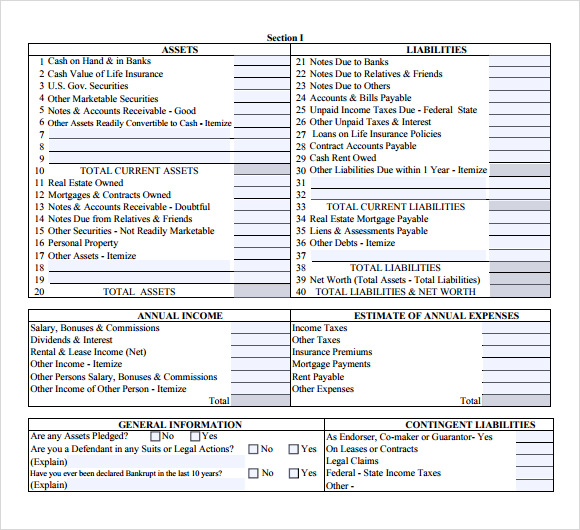
#> input picture Code/OpenCVExample/bank.jpg, 580 x 530 px
$ jupyter execute ocr.ipynb   (shell and % lines are left out)   (Python 2 division)
#> lines starting #> are read from the running program, lines starting #| are printed output that depends on the picture; after the words box and inside, x2 and y2 are one past the last pixel; in counts of white or black regions, pixels touching at a corner belong together
### openCV2 can be installed using the command 'sudo apt-get install opencv'.

[cell 1]
import matplotlib as plt
import numpy as np
import matplotlib.pyplot as plt
import cv2

## Functions used to deskew the images

[cell 2]
def orientationScore(image,skipStep = 10):
    totValue = 0
    for row in range(len(image)):
        rowVal = 0
        for col in range(0,len(image[0]),skipStep):
            rowVal += image[row][col]
        totValue += rowVal*rowVal
    return totValue


def findOrient(image,angleRange = 5,skipStep = 10):
    maxValue = -1
    maxRot  = 0
    imageRows, imageCols = image.shape
    accuracy = 0.1

    maxLen = angleRange*2*int(1/accuracy)
    #print maxLen
    for i in range(-1, maxLen):
        #rot = i
        rot = (round(i / 2 - 0.4) + 1) * ((-1) * (i % 2) + ((i + 1) % 2)) * 0.1
        #print rot
        # print("Rotation: ",rot,". i: ",i)
        M = cv2.getRotationMatrix2D((imageCols / 2, imageRows / 2), rot, 1)
        dst = cv2.warpAffine(image, M, (imageCols, imageRows), borderValue=(255, 255, 255))

        value = orientationScore(255-dst,skipStep = 10)
        if value>maxValue:
            maxValue = value
            maxRot = rot
        if int(maxLen/10)!=0 and i%int(maxLen/10)==0:
            print "Percentage complete: ", round(i*100.0/maxLen),"%. Current angle (degree): ",rot

    M = cv2.getRotationMatrix2D((imageCols / 2, imageRows / 2), maxRot, 1)
    dst = cv2.warpAffine(image, M, (imageCols, imageRows), borderValue=(255, 255, 255))

    print "The best angle was found at: ",maxRot, " degrees."
    return dst

## Input paramaters

[cell 3]
args = {}
args["output"] = ""
args["image"] = "bank.jpg"
args["rotationDegree"] = 1

## Read, deskew find columns on image

[cell 4]
# load the example image and convert it to grayscale
image = cv2.imread('bank.jpg')
#> image is the input picture: shape (530, 580, 3); mean B, G, R 233.4, 231.4, 230.8

gray = cv2.cvtColor(image, cv2.COLOR_BGR2GRAY)
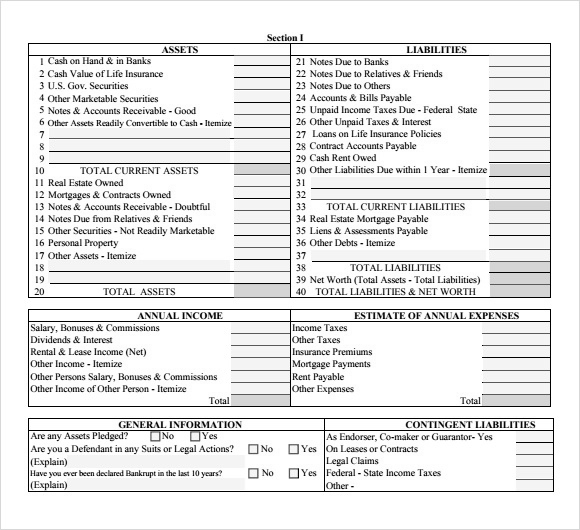
#> gray: shape (530, 580); min 0, max 255, mean 231.5
gray = cv2.threshold(gray, 0, 255, cv2.THRESH_BINARY | cv2.THRESH_OTSU)[1]
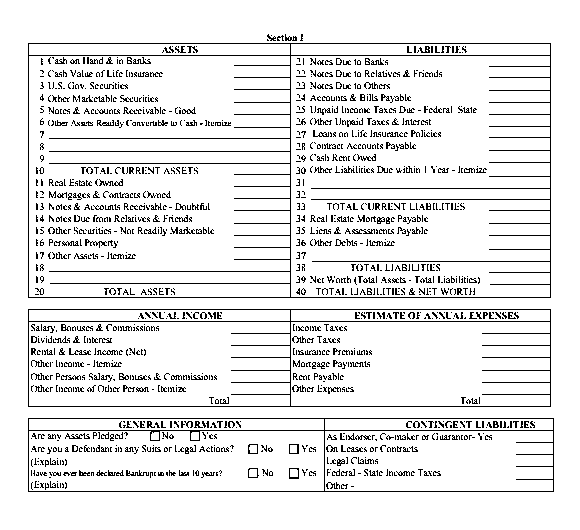
#> gray: shape (530, 580); 90.9% white; black in thin lines or dots, all inside (x1, y1, x2, y2) = (28, 34, 554, 492)

cv2.imwrite(args["output"] + 'Original.png',gray)
print("Finding orientation..")
gray = findOrient(gray,angleRange = args["rotationDegree"],skipStep = 10)   #This algorithm still needs to be
#> the loop in findOrient, `for i in range(-1, maxLen):` made 21 passes
#> (value, maxValue) on pass 1: (3710391525, 3710391525)
#> value on passes 2 to 7: 2796477064, 2819432868, 2288354135, 2321993721, 2057021210, 2093209010
#> pass 2, in findOrient, `dst = cv2.warpAffine(image, M, (imageCols, imageRows), borderValue=(25..`:
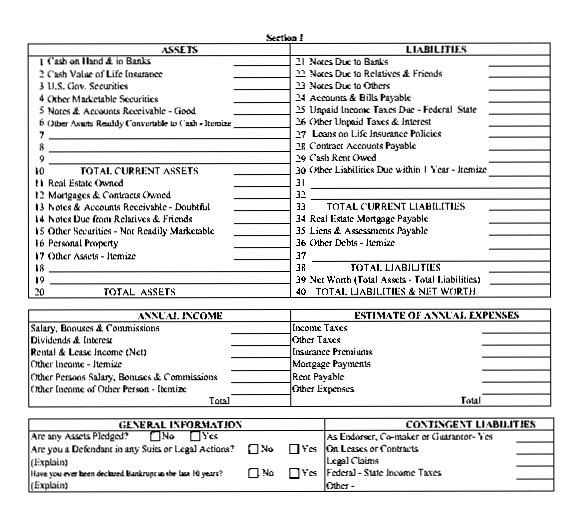
#> dst: shape (530, 580); min 0, max 255, mean 231.7
#> pass 3, in findOrient, `dst = cv2.warpAffine(image, M, (imageCols, imageRows), borderValue=(25..`:
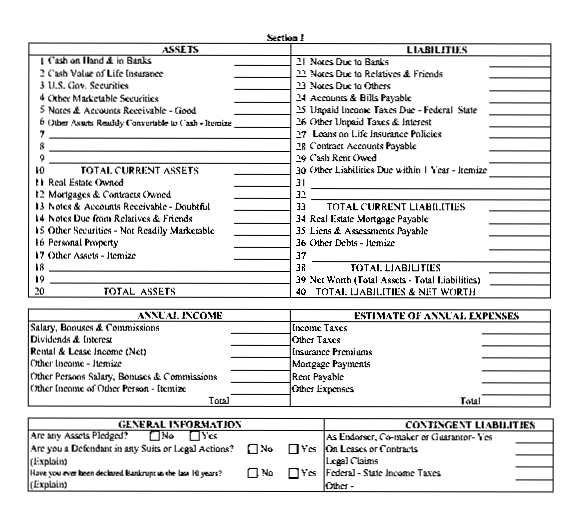
#> dst: shape (530, 580); min 0, max 255, mean 231.7
#> after the loop in findOrient, `for i in range(-1, maxLen):`: maxRot = 0; maxValue = 3710391525
#> in findOrient, `M = cv2.getRotationMatrix2D((imageCols / 2, imageRows / 2), maxRot, 1)`: M = [[1, 0, 0], [0, 1, 0]]
#| The best angle was found at:  0.0  degrees.
                                                                            #optimised
print("Image corrected.")

# Segmentation

[cell 5]
plt.title("Image")
plt.figure(figsize=(30,10))
#img=Image.open('stinkbug.png')
plt.imshow(image)

### Now lets do some template matching

[cell 6]
blurred = cv2.GaussianBlur(gray, (5, 5), 0)
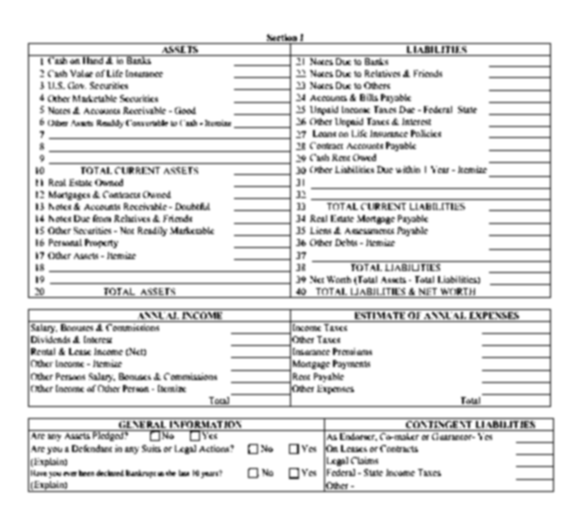
#> blurred: shape (530, 580); min 40, max 255, mean 231.6

edged = cv2.Canny(blurred, 75, 200)
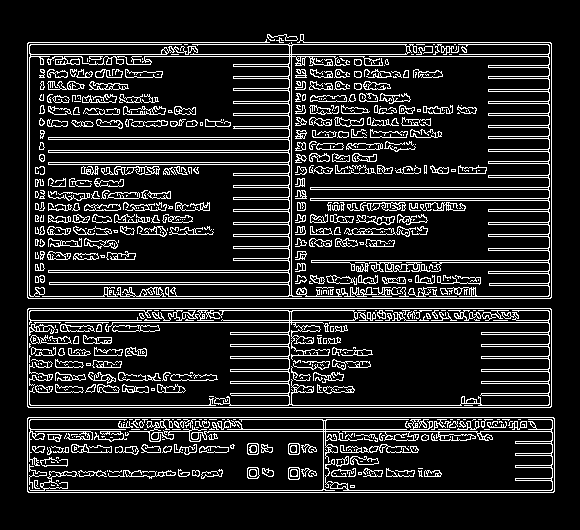
#> edged: shape (530, 580); 14% white in thin lines or dots, all inside (x1, y1, x2, y2) = (27, 34, 555, 493)

cv2.imwrite(args["output"] + 'Edged.png',edged)

cnts = cv2.findContours(edged.copy(), cv2.RETR_EXTERNAL,
                                cv2.CHAIN_APPROX_SIMPLE)
#> cnts = 303 contours, 165 with area under 20; largest, box (x1, y1, x2, y2) and area: (27, 308, 552, 408) 51874, (27, 417, 555, 493) 39523, (47, 42, 417, 297) 6104, (310, 44, 550, 297) 3188, (123, 106, 166, 115) 240
cnts = cnts[0]
reducedCnts = []
for c in cnts:
        # compute the bounding box of the contour, then use the
        # bounding box to derive the aspect ratio
        #print c
        (x, y, w, h) = cv2.boundingRect(c)
        ar = w / float(h)
        if w>100: #This is used to limit the number of contours found on the page
            #print w
            reducedCnts.append(c)
#> this loop made 303 passes
#> (x, y, w, h, ar) on passes 1 to 3: (27, 417, 528, 76, 6.95), (27, 308, 525, 100, 5.25), (122, 294, 1, 1, 1)
#> after the loop, reducedCnts = 6 contours; box (x1, y1, x2, y2) and area: (27, 308, 552, 408) 51874, (27, 417, 555, 493) 39523, (47, 42, 417, 297) 6104, (310, 44, 550, 297) 3188, (29, 44, 198, 297) 179, (27, 34, 552, 299) 27


imageCopy = image.copy()
print "Number of contours: ",len(reducedCnts)
#| Number of contours:  6
for c in reducedCnts:
    color = (0,0,255)
    cv2.drawContours(imageCopy, [c], -1, color, 3)
#> this loop made 6 passes
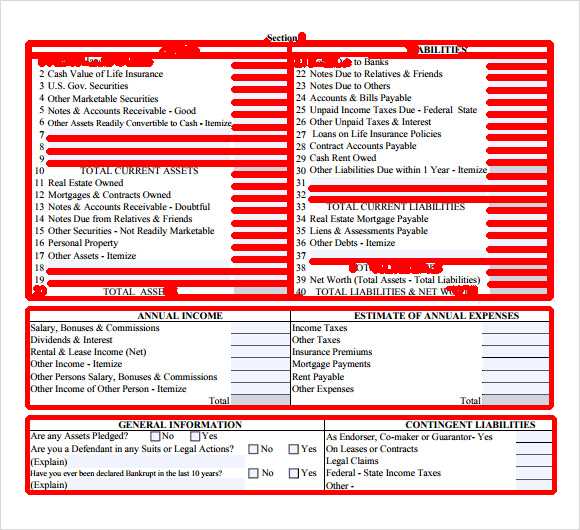
#> imageCopy: shape (530, 580, 3); 18.1% of pixels changed, all inside (x1, y1, x2, y2) = (25, 32, 557, 495)

cv2.imwrite(args["output"] + 'Contour.png',imageCopy)
#> Out = True
